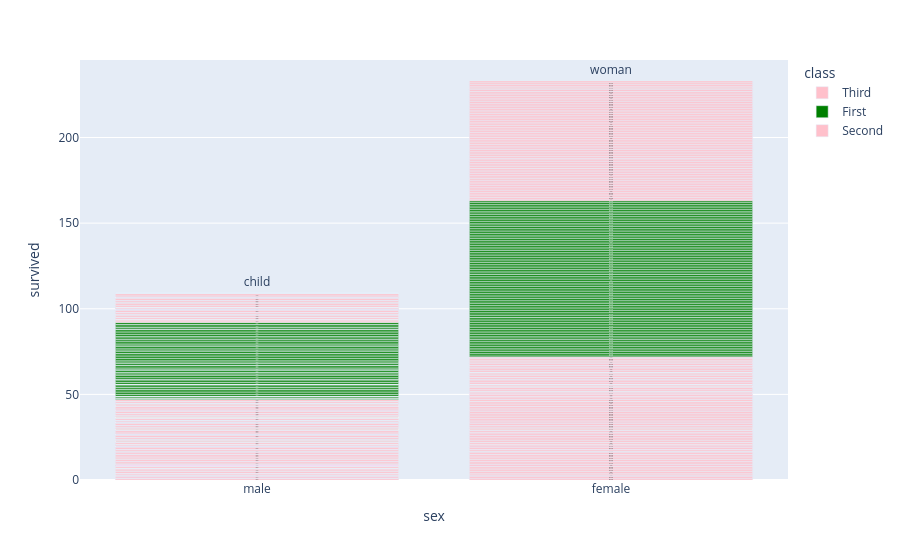

Notebook code cell kept with this figure:
### Code cell
plt.figure(figsize=(6,6))
px.bar(df,x='sex',y='survived',color='class',color_discrete_sequence=['pink','green'],text='who')

### Figure 1 — Plotly figure (JSON) as saved in the notebook; plotly's stock layout.template omitted (floating-point values rounded to 4 significant figures; data arrays with more than 128 entries replaced by an {"elided": "..."} marker saying what was removed)
{"data": [{"hovertemplate": "class=Third<br>sex=%{x}<br>survived=%{y}<br>who=%{text}<extra></extra>", "legendgroup": "Third", "marker": {"color": "pink", "pattern": {"shape": ""}}, "name": "Third", "orientation": "v", "showlegend": true, "text": {"elided": "491 str values"}, "textposition": "auto", "type": "bar", "x": {"elided": "491 str values"}, "xaxis": "x", "y": {"elided": "491 int values"}, "yaxis": "y"}, {"hovertemplate": "class=First<br>sex=%{x}<br>survived=%{y}<br>who=%{text}<extra></extra>", "legendgroup": "First", "marker": {"color": "green", "pattern": {"shape": ""}}, "name": "First", "orientation": "v", "showlegend": true, "text": {"elided": "216 str values"}, "textposition": "auto", "type": "bar", "x": {"elided": "216 str values"}, "xaxis": "x", "y": {"elided": "216 int values"}, "yaxis": "y"}, {"hovertemplate": "class=Second<br>sex=%{x}<br>survived=%{y}<br>who=%{text}<extra></extra>", "legendgroup": "Second", "marker": {"color": "pink", "pattern": {"shape": ""}}, "name": "Second", "orientation": "v", "showlegend": true, "text": {"elided": "184 str values"}, "textposition": "auto", "type": "bar", "x": {"elided": "184 str values"}, "xaxis": "x", "y": {"elided": "184 int values"}, "yaxis": "y"}], "layout": {"barmode": "relative", "legend": {"title": {"text": "class"}, "tracegroupgap": 0}, "margin": {"t": 60}, "xaxis": {"anchor": "y", "domain": [0, 1], "title": {"text": "sex"}}, "yaxis": {"anchor": "x", "domain": [0, 1], "title": {"text": "survived"}}}}
